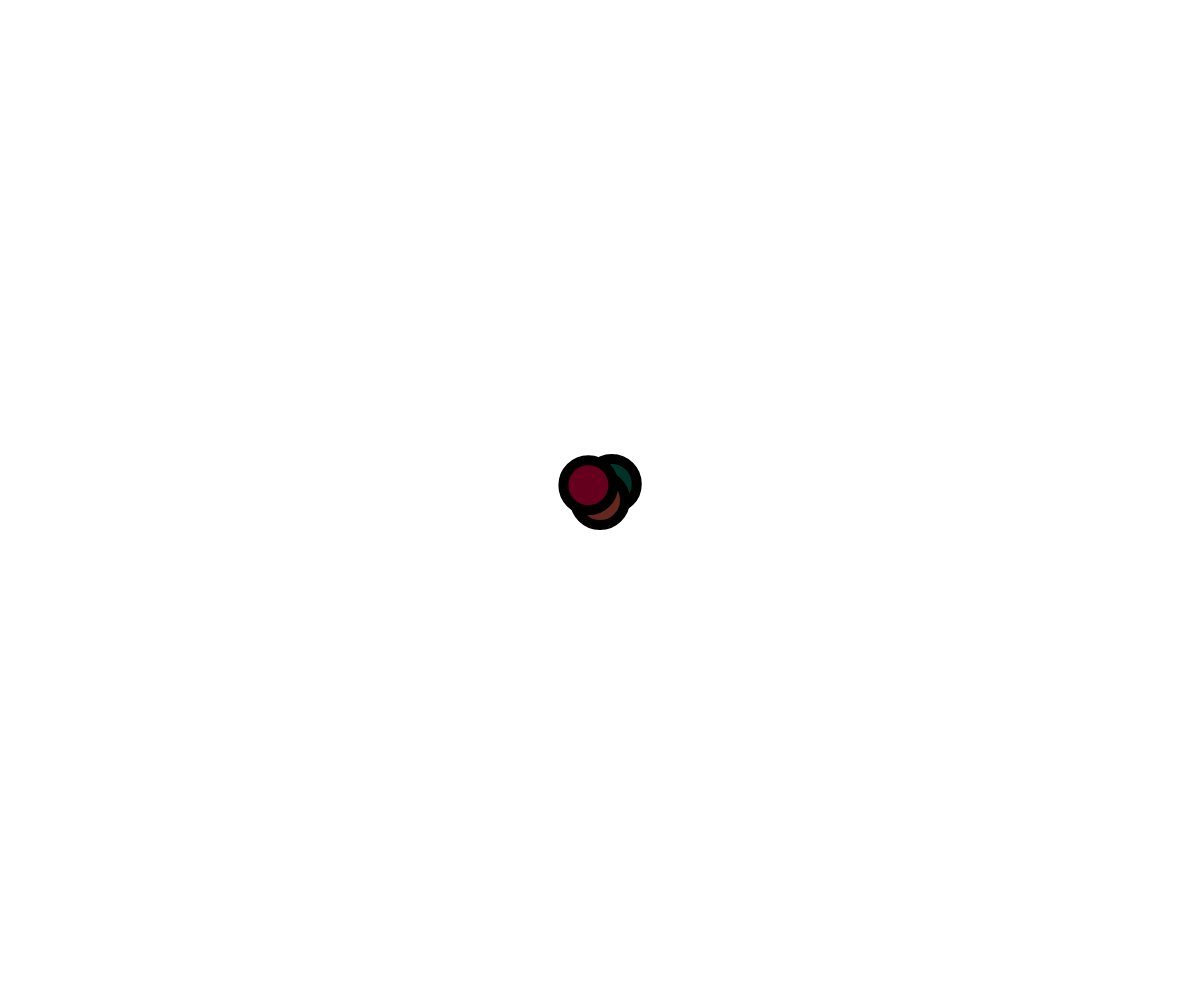
Frame 1 (no input)
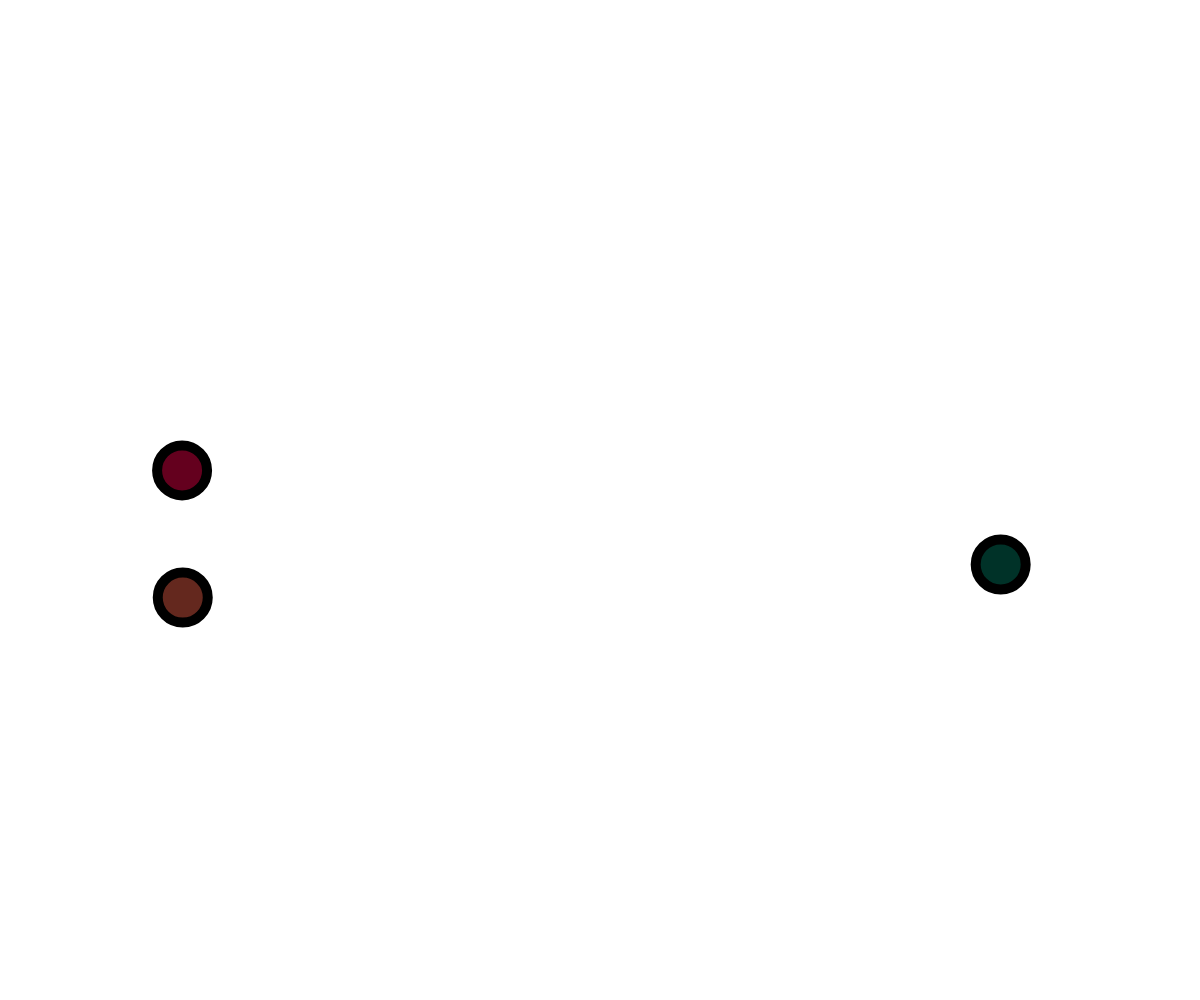
Frame 60 (no input)
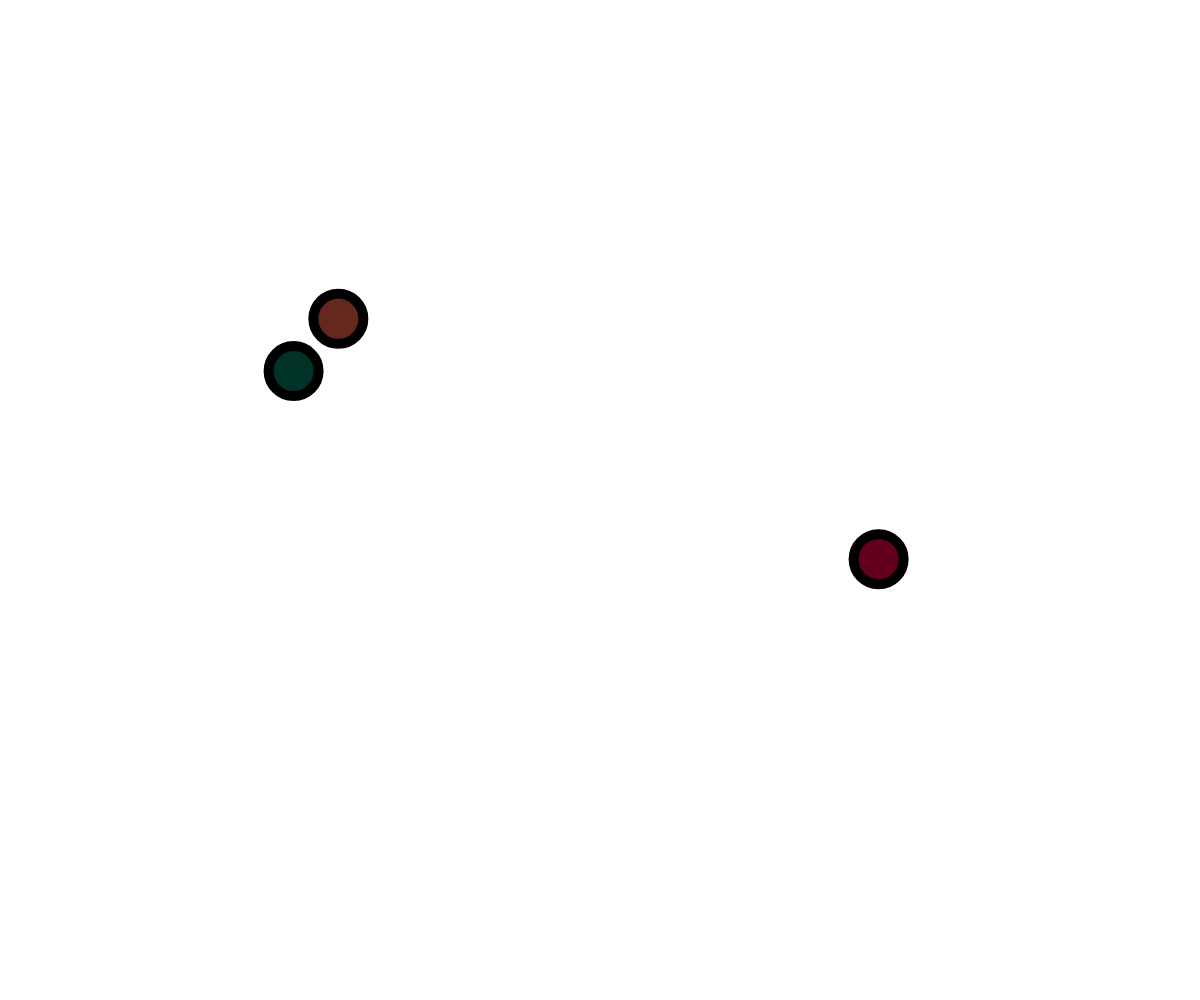
Frame 120 (the mouse pressed at the canvas centre since frame 60)

The p5.js sketch that drew these frames (run headless with seeded random() and noise() and a simulated clock; from frame 60 on, the mouse is pressed at the canvas centre):

// p5.js sketch
// ── sketch.js
var ball;
var ball2;


function setup() {
  createCanvas(window.windowWidth, window.windowHeight);
  ball=new Ball(width/2,height/2);
  ball2=new Ball(width/2,height/2);
  ball3=new Ball(width/2,height/2);
}

function draw() {
  background(255);
  ball.update();
  ball.show();
  ball2.show2();
  ball2.update();
  ball3.update();
  ball3.show3();
  
  
}


function Ball(x,y){
  this.pos = createVector(x,y)
  //this.dir=p5.Vector.random2D();
  this.dir =createVector(random(-1,1),random(-1,1));
  this.vel = random(20,30);
  this.r=50;
  
  this.update=function() {
    
  let uPos = p5.Vector.mult(this.dir,this.vel);
    
    
    this.pos.add(uPos);
    
    if(this.pos.x<this.r || this.pos.x>width-this.r)
    {this.dir.x*=-1;}
    if(this.pos.y<this.r || this.pos.y>height-this.r)
    {this.dir.y*=-1;}
}
  this.show2=function() {
stroke(0);
  strokeWeight(10);
  fill(100,40,30);
  ellipse(this.pos.x,this.pos.y,this.r,this.r);
}
  this.show3=function() {
stroke(0);
  strokeWeight(10);
  fill(100,0,30);
  ellipse(this.pos.x,this.pos.y,this.r,this.r);
}
this.show=function() {
stroke(0);
  strokeWeight(10);
  fill(0,50,40);
  ellipse(this.pos.x,this.pos.y,this.r,this.r);
}

}
